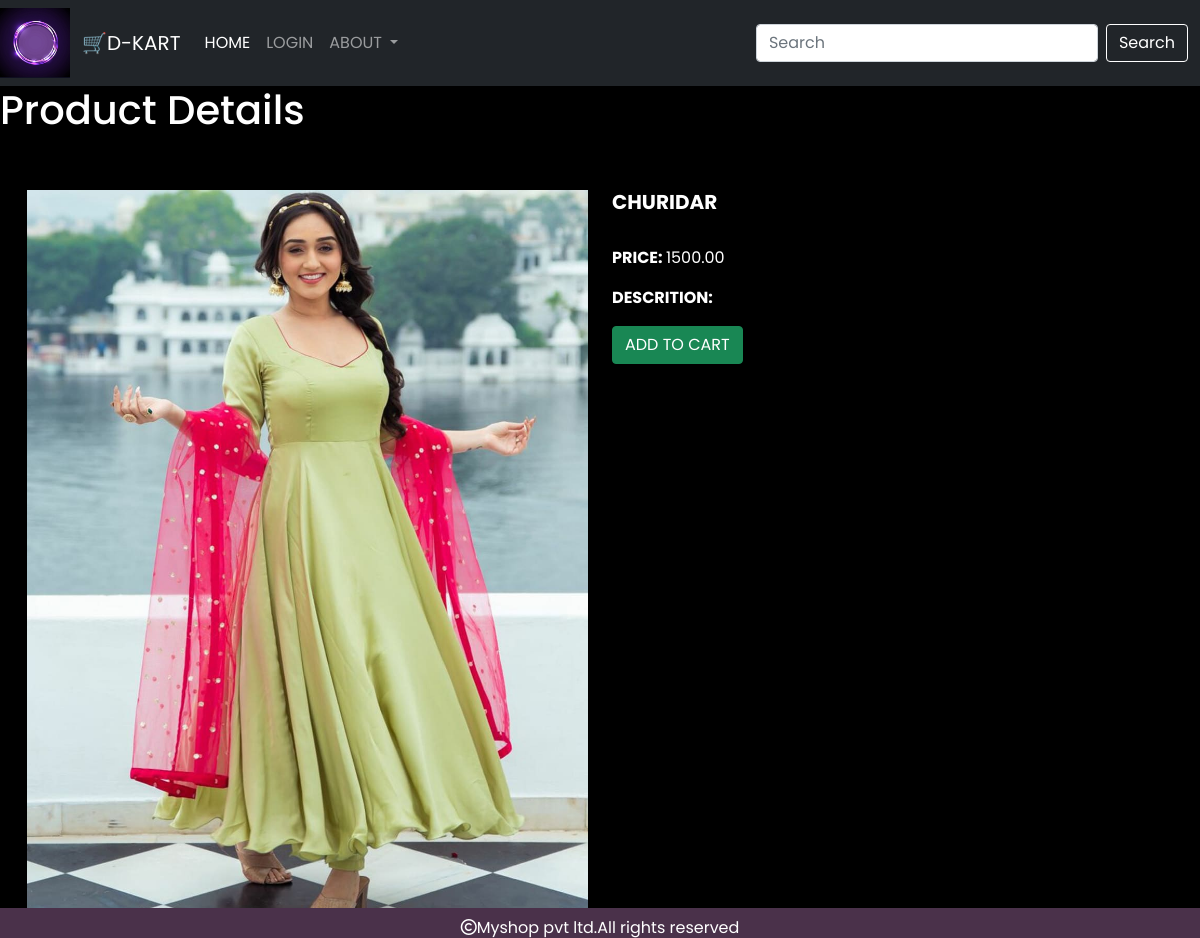
Screenshot of /prodetail/churidar with the database file from the repository.
### shop/models.py (models this page shows)
class Product(models.Model):
    name = models.CharField(max_length=200, unique=True)
    slug = models.SlugField(max_length=250, unique=True)
    description = models.TextField(blank=True)
    price=models.DecimalField(max_digits=10,decimal_places=2)
    category=models.ForeignKey(Category,on_delete=models.CASCADE)
    image=models.ImageField(upload_to='image/product',null=True,blank=True)
    stock=models.IntegerField()
    available=models.BooleanField(default=True)
    created=models.DateTimeField(auto_now_add=True)
    updated=models.DateTimeField(auto_now=True)

### shop/views.py (the view)
# urls.py: path('prodetail/<slug:p>',views.prodetail,name='prodetail'),
def prodetail(request,p):
    p=Product.objects.get(slug=p)
    return render(request,'detail.html',{'p':p})

### shop/context_processors.py (called while the page is built)
def menu_links(request):
    links=Category.objects.all()
    return {'links':links}

### template/detail.html (shortened to what this page needs)
{% extends 'base.html'%}
{% load static %}
{% block content %}
<h1>Product Details</h1>
<br><br>
<div class="container">
    <div class="row">
        <div class=" col-md-6 " >
            <img src="{{p.image.url}}" class="img-top" alt="..." height="100%" width="100%">
        </div>
        <div class=" col-md-6 ">
            <h5 class="card-title" style="text-transform:uppercase;"><b>{{p.name}}</b></h5><br>
                    <p class="card-text"><b>PRICE: </b>{{p.price}}</p>
                    <p class="card-text"><b>DESCRITION: </b></p>
            {% if p.stock <= 0 %}
                <h2>Out of stock</h2>
            {% else %}
                 <a href="{% url 'cart:add_cart' p.id %}" class="btn btn-success">ADD TO CART</a>
            {% endif %}
        </div>
    </div>
</div>
{% endblock %}

### static/css/style.css (style rules this page uses)
body { background-color:#000000; font-family: 'Roboto Mono', monospace; color:#ffffff; }

### static/css/style2.css (style rules this page uses)
body { line-height: 1.5; font-family: 'Poppins', sans-serif; }
* { margin:0; padding:0; box-sizing: border-box; }
.container { max-width: 1170px; margin:auto; }
.row { display: flex; flex-wrap: wrap; }

### rows the page displays
Product: image (picture), name "CHURIDAR", price "1500.00"
